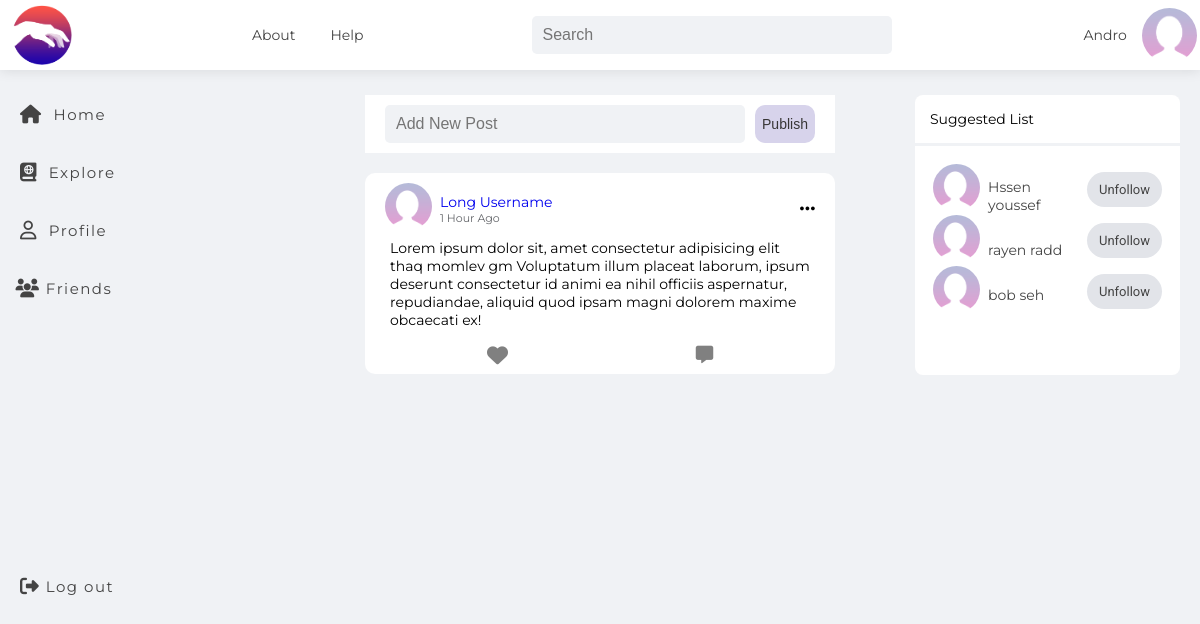
The app's page /user/index.php (signed in) with its own data.
### tables this page shows
CREATE TABLE IF NOT EXISTS `users` (
  `id` int(11) NOT NULL AUTO_INCREMENT,
  `firstname` varchar(20) NOT NULL,
  `lastname` varchar(20) NOT NULL,
  `email` varchar(50) NOT NULL,
  `phone` varchar(10) NOT NULL DEFAULT '0',
  `password` varchar(255) NOT NULL,
  `dob` timestamp NOT NULL DEFAULT CURRENT_TIMESTAMP ON UPDATE CURRENT_TIMESTAMP,
  `location` varchar(255) DEFAULT NULL,
  `education` varchar(255) DEFAULT NULL,
  `image` varchar(255) DEFAULT NULL,
  `dateAdded` timestamp NOT NULL DEFAULT CURRENT_TIMESTAMP,
  `lastUpdated` timestamp NOT NULL DEFAULT CURRENT_TIMESTAMP ON UPDATE CURRENT_TIMESTAMP,
  PRIMARY KEY (`id`),
  UNIQUE KEY `email` (`email`)
);

### includes/follow.php (the view, shortened to what this page needs)
<?php
    $user_id = $_SESSION["id-user"];
    $db = mysqli_connect("localhost","root","","social");
    $sql = "SELECT * FROM users WHERE id <> $user_id";
    $result = mysqli_query($db, $sql);
    $users = array();
    $user = array();
    if (mysqli_num_rows($result) > 0) {
        while($row = mysqli_fetch_assoc($result)) {
            $id = $row["id"];
            $sql = "SELECT * FROM friends WHERE user_id = $user_id AND friend_id = $id";
            $q = mysqli_query($db, $sql);
            array_push($user, $id, $row["firstname"], $row["lastname"], mysqli_num_rows($q) == 0);
            array_push($users, $user);
            $user = array();
        }
        echo '<div class="userProfile">';
        echo '<div class="photos">';
        for($u = 0; $u < count($users); $u++)
        {
            echo '<a href="#"><span class="profile-photo"></span></a>';
        }
        echo '</div>';
        echo '<div class="username">';
        for($u = 0; $u < count($users); $u++)
        {
            echo '<a href="../user/profile/profile.php?id='. $users[$u][0] .'"><span class="user-name">'. $users[$u][1] .' '. $users[$u][2] .'</span></a>';
        }
        echo '</div>';
        echo '<div class="follow">';
        for($u = 0; $u < count($users); $u++)
        {
            echo '<form action="" method="POST">';
            if($users[$u][3])
                echo '<input type="submit" name="Follow" value="Follow" id="fbtn">';
            else
                echo '<input type="submit" name="Unfollow" value="Unfollow" id="fbtn">';
            echo '</form>';
        }
        echo '</div>';
        echo '</div>';
    }
?>

### user/home.css (style rules this page uses)
* { padding: 0; margin: 0; box-sizing: border-box; font-size: 14px; }
body { background-color: #F0F2F5; font-family: 'Montserrat', sans-serif; }
.profile-photo { height: 47px; width: 47px; border-radius: 50%; background-color: white; background-image: url(../assets/default.png); background-size: 100px; background-position: -28px -18px; background-repeat: no-repeat; display: inline-block; list-style: none; }
.listUsers a { text-decoration: none; }
.listUsers .userProfile { display: flex; min-width: 220px; }
.listUsers .userProfile .photos { display: flex; flex-direction: column; align-items: center; justify-content: space-between; }
.listUsers .userProfile .username { display: flex; flex-direction: column; align-items: center; justify-content:space-around; align-items: flex-start; padding-left: 8px; }
.listUsers .userProfile .username a { color: #444; }
.listUsers .follow { display: flex; flex-direction: column; justify-content: space-around; }
.listUsers .follow input { width: 75px; height: 35px; border-radius: 20px; border: 0; background-color: #e2e4e9; color: #444; font-size: 13px; font-family: 'Roboto', sans-serif; }

### records on screen
users: firstname "Hssen", lastname "youssef"
users: firstname "rayen", lastname "radd"
users: firstname "bob", lastname "seh"

### other values on screen
$name "Andro"
